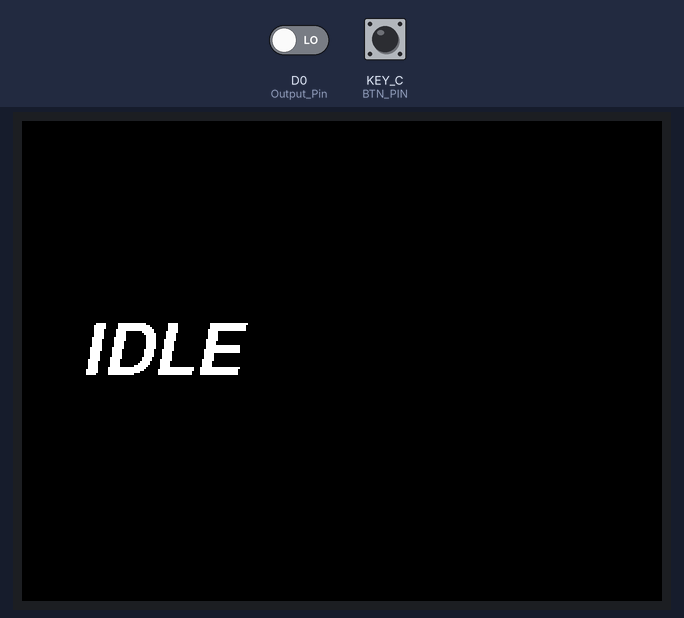
The sketch below on a simulated Seeed Wio Terminal. On the bench: 320×240 colour display. Inputs (shaded band) come from the test bench; at power-on: KEY_C (BTN_PIN) HIGH, D0 (Output_Pin) LOW. What the sketch prints to the serial monitor is not drawn.

Above: at 1.4 s.
1.5 s: KEY_C (BTN_PIN) pulled LOW for 0.15 s
At 1.9 s:
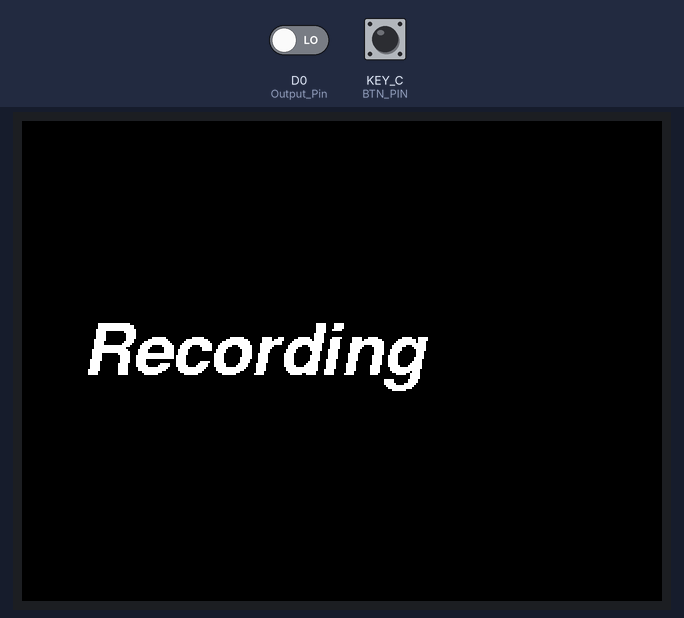
3.1 s: KEY_C (BTN_PIN) pulled LOW for 1 s
At 4.2 s:
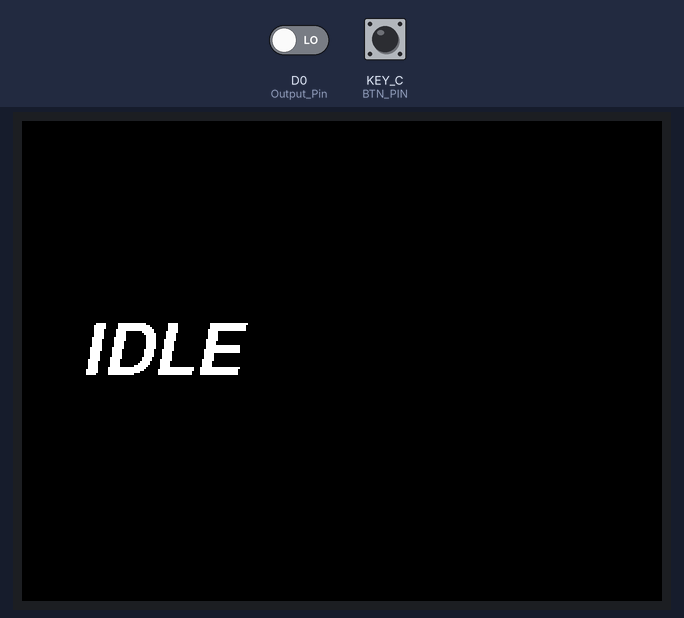
5.6 s: KEY_C (BTN_PIN) pulled LOW for 3.2 s
At 6.2 s:
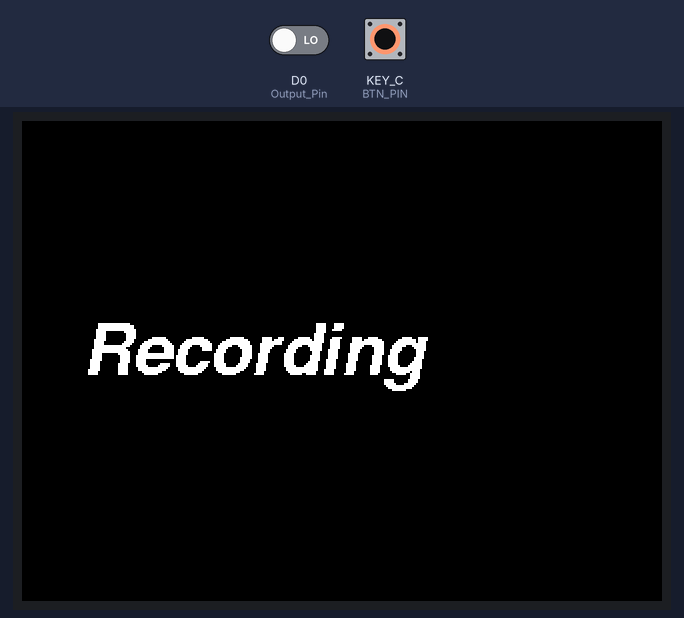
Timing chart, 0 to 8.6 s (numbered marks = the images above; inputs shaded):
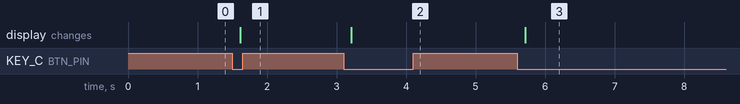

The sketch:

DataCollection.ino
```cpp
#include <Wire.h>


#include "TFT_eSPI.h"                                 // Comes with Wio Terminal package

// Settings
#define BTN_START           0                         // 1: press button to start, 0: loop
#define BTN_PIN             WIO_KEY_C                 // Pin that connects to the button
#define SAMPLING_FREQ_HZ    4                         // Sampling frequency (Hz)
#define SAMPLING_PERIOD_MS  1000 / SAMPLING_FREQ_HZ   // Sampling period (ms)
#define NUM_SAMPLES         8                         // 8 samples at 4 Hz is 2 seconds
#define DEBOUNCE_DELAY      30                        // Delay for debounce (ms)
#define SAMPLE_DELAY        500                       // Delay between samples (ms)


// Used to remember what mode we're in
#define NUM_MODES           2
#define MODE_IDLE           0
#define MODE_RECORDING      1

TFT_eSPI tft;                         // Wio Terminal LCD

const int Output_Pin = D0;
volatile int  Pulse_Count;
unsigned int  Liter_per_hour;
unsigned long Current_Time, Loop_Time,Start_Time, timestamp;

void setup() {


  // Initialize button
  pinMode(BTN_PIN, INPUT_PULLUP);
  pinMode(Output_Pin, INPUT);
  // Start serial
  Serial.begin(115200);

  // Configure LCD
  tft.begin();
  tft.setRotation(3);
  tft.setFreeFont(&FreeSansBoldOblique18pt7b);
  tft.fillScreen(TFT_BLACK);
  tft.drawString("IDLE", 30, 100);

  attachInterrupt(0, Detect_Rising_Edge, RISING);

}

void loop() {

  static uint8_t mode = MODE_IDLE;
  static uint8_t btn_state;
  static uint8_t last_btn_state = HIGH;
  static unsigned long last_dbnc_time = 0;
  int btn_reading;
  float flowrate_v;

  static unsigned long sample_timestamp = millis();
  static unsigned long start_timestamp = millis();

  // Debounce button - see if button state has changed
  btn_reading = digitalRead(BTN_PIN);
  if (btn_reading != last_btn_state) {
    last_dbnc_time = millis();
  }

  // Debounce button - wait some time before checking the button again
  if ((millis() - last_dbnc_time) > DEBOUNCE_DELAY) {
    if (btn_reading != btn_state) {
      btn_state = btn_reading;

      // Only transition to new mode if button is still pressed
      if (btn_state == LOW) {
        mode = (mode + 1);
        if (mode >= NUM_MODES) {
          mode = MODE_IDLE;
        }

        // Update LCD
        tft.fillScreen(TFT_BLACK);
        switch (mode) {
          case MODE_IDLE:
            tft.drawString("IDLE", 30, 100);
            Serial.println();
            break;
          case MODE_RECORDING:
            tft.drawString("Recording", 30, 100);
            Serial.println("timestamp,flowrate");
            start_timestamp = millis();
            break;
          default:
            break;
        }
      }
    }
  }

  // Debounce button - seriously me, stop forgetting to put this in
  last_btn_state = btn_reading;

  // Only collect if not in idle
  if (mode > MODE_IDLE) {
    if ((millis() - sample_timestamp) >= SAMPLE_DELAY) {
      sample_timestamp = millis();
      Current_Time = millis();
     if(Current_Time >= (Loop_Time + 1000))
     {
        Loop_Time = Current_Time;
        Liter_per_hour = (Pulse_Count * 60 / 7.5);
        Pulse_Count = 0;
        Serial.print(sample_timestamp - start_timestamp);
        Serial.print(",");
        Serial.print(Liter_per_hour,DEC);
        Serial.println();
     }
    }
  }
}

void Detect_Rising_Edge ()
{
   Pulse_Count++;
} 
```

Measured:
- after the input at 1.5 s, the display: changes after 0.11 s (image 1)
- after the input at 3.1 s, the display: changes after 0.11 s (image 2)
- after the input at 5.6 s, the display: changes after 0.11 s (image 3)
